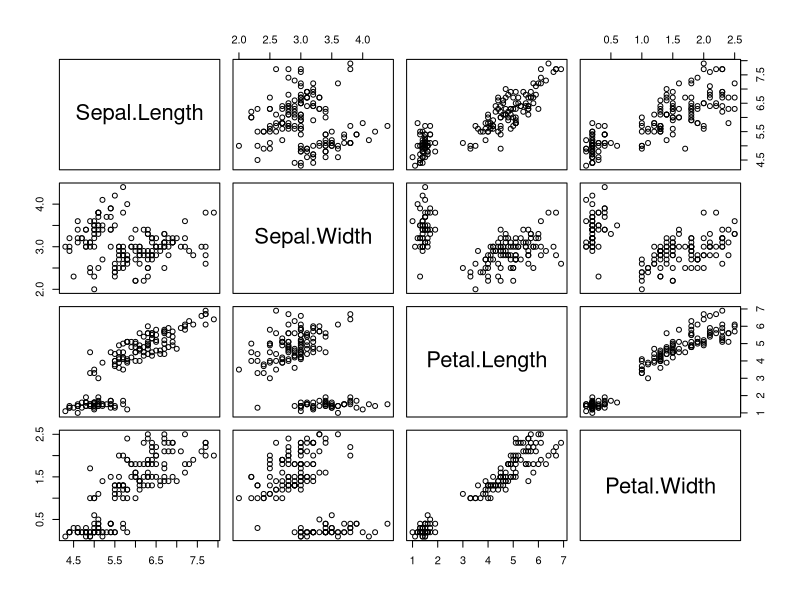
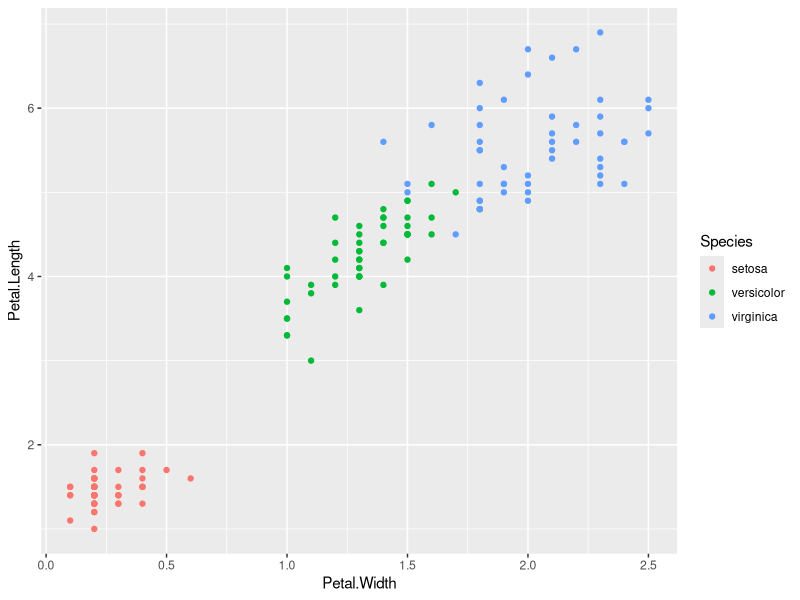
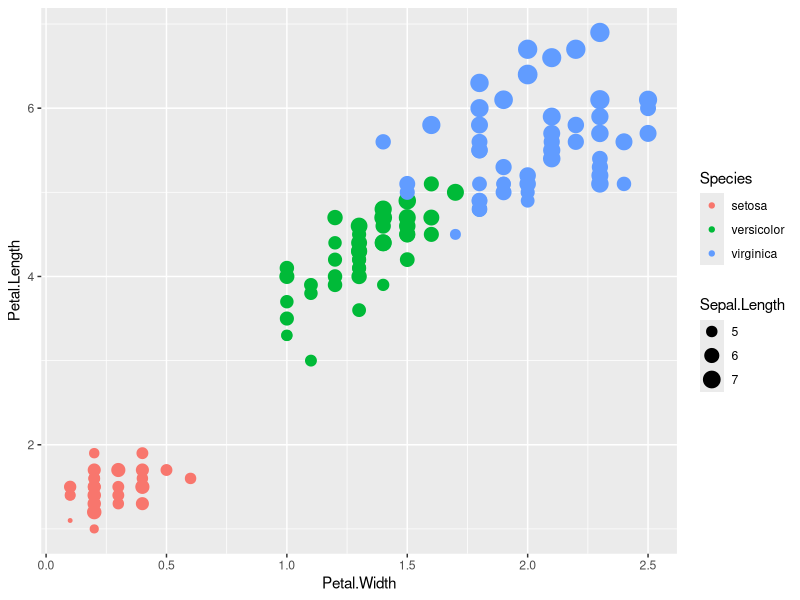
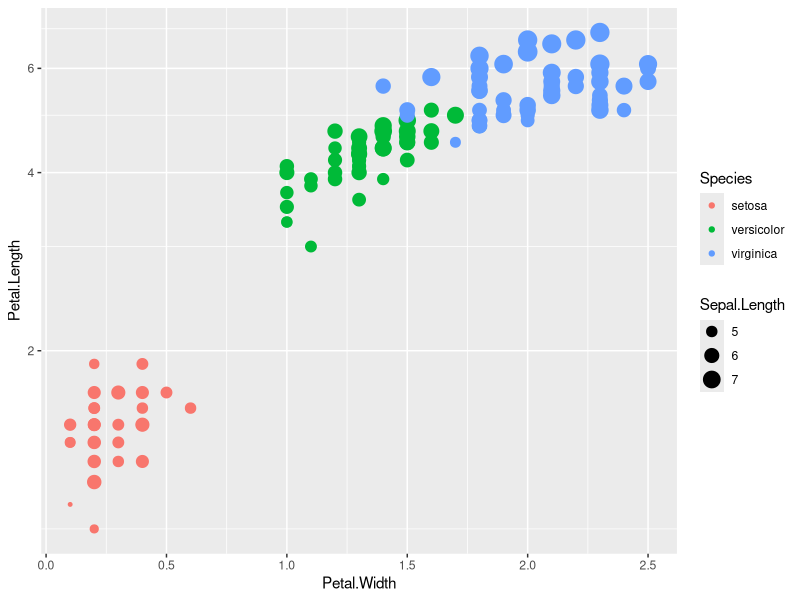

Reproduce these figures in R, in order.
# Examine the `iris` dataset
# January 26, 2016

# Don't actually have to do this step, as `datasets` is attached automatically
library(datasets) 

print("Information about the `iris` dataset:")

# For all of the commands below, you only need to use `print` when running
# in a script. From the command line, you can just type `summary(iris)` e.g.
print(summary(iris))
print(names(iris))

print("Number of rows and columms:")
print(nrow(iris))
print(ncol(iris))

print(str(iris))  # "structure"

print(head(iris))

print(head(iris, n = 20))

print(tail(iris))

# Data frames are index by [row, column]
print(iris[3,])  # row 3
print(head(iris[c(2, 3)]))  # columns 2 and 3
print(head(iris[-2]))  # not column 2

print(unique(iris$Species))

print(iris$Sepal.Length)

print("Mean of Sepal.Length:")
print(mean(iris$Sepal.Length))

print("Making plots...")
pairs(iris[-5])   # remove 5th column (species) before plotting 

# Use the `ggplot2` package for generally easier, better graphing
library(ggplot2)
p1 <- qplot(Petal.Width, Petal.Length, data = iris, color = Species)
print(p1)
p2 <- qplot(Petal.Width, Petal.Length, data = iris, color = Species, size = Sepal.Length)
print(p2)
print(p2 + coord_trans(y = "log10"))

print("All done.")
